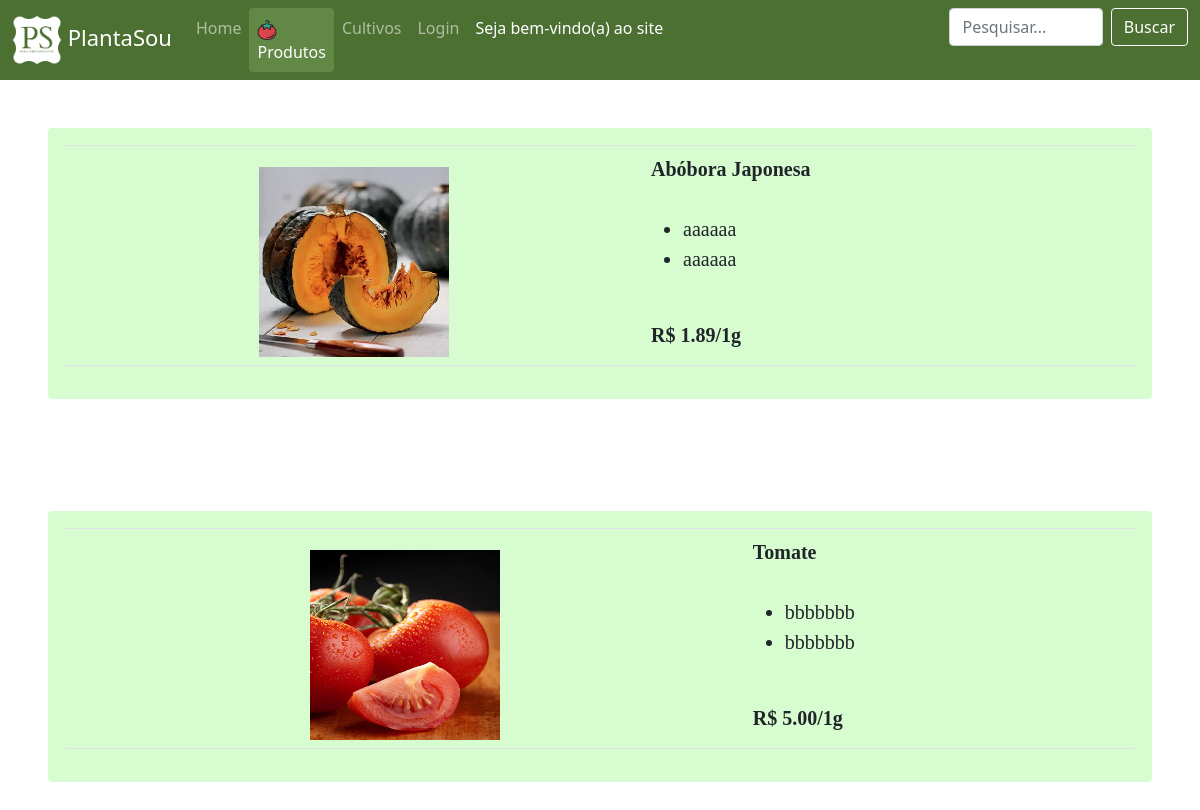
Page /php/produtos.php on the committed database.
### tables this page shows
CREATE TABLE IF NOT EXISTS `produto` (
  `cod_produto` int(11) NOT NULL AUTO_INCREMENT,
  `nome` varchar(1000) DEFAULT NULL,
  `vitaminas` varchar(1000) DEFAULT NULL,
  `beneficios` varchar(1000) DEFAULT NULL,
  `preco` float DEFAULT NULL,
  `cod_cultivo` int(255) NOT NULL,
  `imagem` varchar(1000) DEFAULT NULL,
  PRIMARY KEY (`cod_produto`),
  KEY `cod_cultivo` (`cod_cultivo`)
);

### php/produtos.php (the view, shortened to what this page needs)
<!DOCTYPE html>
<html lang="pt-br">
<head>
    <link rel="stylesheet" type="text/css" media="screen" href="../css/bootstrap.min.css" />
    <link rel="stylesheet" href="../css/estilo.css">
</head>
<body>
    <div class="navbar-custom">
        <nav class="navbar navbar-expand-lg navbar-dark ">
            <div class="media">
                <div class="container-fluid">
                    <div class="collapse navbar-collapse" id="navbarSupportedContent">
                        <a class="navbar-brand plantasou" href="#">
                            <img src="../imgs/logo_new.jpeg" class="align-self-center mr-3 rounded float-right" width="50" height="50" alt="...">
                            PlantaSou
                        </a>
                        <ul class="navbar-nav nav-pills nav-link-color me-auto mb-2 mb-lg-0">
                        <?php
                            if(isset($_COOKIE["USER"])){
                                echo'
                                <li class="nav-item">
                                    <a class="nav-link nav-link-color" href="../php/home_user.php">Home</a>
                                </li>
                                ';
                            }else if(isset($_COOKIE["ADM"])){
                                echo'
                                <li class="nav-item">
                                    <a class="nav-link nav-link-color" href="../php/home_adm.php">Home</a>
                                </li>
                                ';
                            }else{
                                echo'
                                <a class="nav-link nav-link-color" href="../php/index.php">Home</a>
                                ';
                            }
                        ?>
                        <li class="nav-item">
                            <a class="nav-link nav-link-color active" aria-current="page" href="#"><img src="../imgs/tomates.png" width="20" height="20"/> Produtos</a>
                        </li>
                        <li class="nav-item">
                            <a class="nav-link nav-link-color" href="../php/cultivo.php">Cultivos</a>
                        </li>
                        <?php
                            if(isset($_COOKIE["USER"])){
                                echo'
                                <li class="nav-item">
                                    <a class="nav-link nav-link-color" href="../php/historico.php">Histórico</a>
                                </li>
                                <li class="nav-item">
                                    <a class="nav-link nav-link-color" href="./logout_user.php"><img src="../imgs/out.png" width="15" height="15"/> Sair</a>
                                </li>
                                ';
                            }else if(isset($_COOKIE["ADM"])){
                                echo'
                                <li class="nav-item">
                                    <a class="nav-link nav-link-color" href="./logout_adm.php"><img src="../imgs/out.png" width="15" height="15"/> Sair</a>
                                </li>
                                ';
                            }else{
                                echo'
                                <li class="nav-item">
                                    <button type="button" class="btn nav-link nav-link-color" data-bs-toggle="modal" data-bs-target="#login">
                                        Login
                                    </button>
                                </li>
                                ';
                            }
                            if(isset($_COOKIE["USER"]) || isset($_COOKIE["ADM"])){
                                echo'
                                    <li class="nav-item">
                                        <a class="nav-link nav-link-color active_usuario ">Seja bem-vindo(a) ';
                                            if(isset($_COOKIE["USER"])){
                                                include('../inc/conexao.php');
                                                $sql="SELECT nome FROM usuario WHERE cod_usuario=$usuario";
                                                $query=mysqli_query($con, $sql);
                                                if(mysqli_num_rows($query)>0){
                                                    while(($nome=mysqli_fetch_assoc($query))!=NULL){
                                                        echo $nome['nome'];
                                                    }
                                                }
                                            }
                                            elseif(isset($_COOKIE["ADM"])){
                                                echo "Administrador(a)⠀⠀⠀⠀⠀⠀⠀⠀⠀";
                                            }
                                echo'
                                        </a>
                                    </li>';
                            }
                            else{
                                echo'
                                <li>
                                <a class="nav-link nav-link-color active_usuario ">Seja bem-vindo(a) ao site ⠀⠀⠀⠀⠀⠀⠀⠀⠀⠀⠀⠀⠀⠀⠀⠀⠀⠀</a>
                                </li>';
                            }
                        ?>
                        <li class="margin">
                            <form class="d-flex">
                                <input class="form-control me-2" type="search" placeholder="Pesquisar..." aria-label="Search"/>
                                <button class="btn btn-outline-success nav-link-color borda" type="submit">Buscar</button>
                            </form>
                        </li>
                        </ul>
                    </div>
                </div>
            </div>
        </nav>
    </div>
    <form action="orcamento.php" method="post">
        <?php
            include("../inc/conexao.php");
            $sql="SELECT * FROM produto";
            $query=mysqli_query($con, $sql);
            if(mysqli_num_rows($query)>0){
                while(($resultado=mysqli_fetch_assoc($query))!=NULL){
                    echo
                    '
                    <div class="p-5 text-center">
                        <div class="alert font">
                            <div class="text-black">
                                <table class="table table-bordered">
                                    <tr>
                                        <td>
                                            <img src="../imgs/plantas/'.$resultado["imagem"].'" class="img-margin" width="190" height="190"/>
                                        </td>
                                        <td class="plantas_desc text-black">
                                            <b class="font-money">
                                            '.$resultado["nome"].'<br><br>
                                            </b>
                                            <ul>
                                                <li>'.$resultado["vitaminas"].'</li>
                                                <li>'.$resultado["beneficios"].'</li>
                                            </ul>
                                            <br>
                                            <b class="font-money">R$ '.number_format($resultado["preco"],2).'/1g';
                                            echo'
                                        </td>
                                    </tr>
                                </table>
                            </div>
                        </div>
                    </div>
                    ';
                }
            }else{
                echo mysqli_error($con);
            }
        ?>
    </form>
    <?php
        include "./login.php";
        include "./cadastro_produto.php";
    ?>
</body>
</html>

### css/estilo.css (style rules this page uses)
body, html { height: 100%; }
td { border: 5px solid transparent; background-clip: padding-box; }
.plantas_desc { height: auto; width: auto; background-color: transparent; text-align: left; }
button { text-align: left; }
.navbar-custom { background-color: #4c7032; }
a { color: green; }
.active { background-color:#000000; }
.nav-pills > li > a.active { background-color: rgb(98, 136, 70) !important; color: #ffffff !important; }
.nav-link-color { color: #ffffff; font-size: 16px; }
.font { font-size: 20px; font-family: calibri; }
.font-money { font-size: 20px; font-family: calibri; }
.plantasou { font-size: 22px; }
.margin { margin-left: 190px; }
.borda { border-color: #ffffff; }
.alert { background-color: #d6fccf; }
.img-margin { margin-top: 13px; }
a:link { text-decoration: none; }
.active_usuario { background-color: #4c7032 !important; color: #ffffff !important; }

### rows in the picture
produto: imagem (picture), nome "Abóbora Japonesa", vitaminas "aaaaaa", beneficios "aaaaaa", preco "1.89"
produto: imagem (picture), nome "Tomate", vitaminas "bbbbbbb", beneficios "bbbbbbb", preco "5.00"
